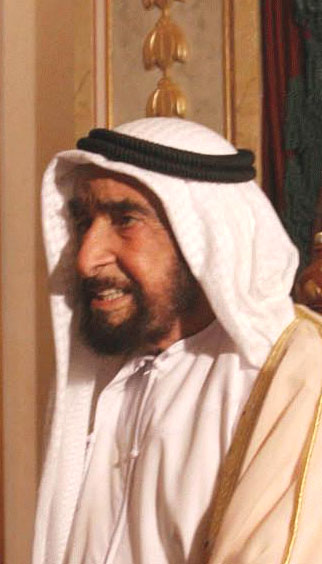
#> input picture uae-ideas/src/zayed_ABr_AntonioMilena.jpg, 322 x 564 px
$ python draw_zayed_illustration.py
#> lines starting #> are read from the running program, lines starting #| are printed output that depends on the picture; after the words box and inside, x2 and y2 are one past the last pixel; in counts of white or black regions, pixels touching at a corner belong together
"""Hand-placed flat illustration of Sheikh Zayed (3/4 view, smiling), drawn over the reference photo
zayed_ABr_AntonioMilena.jpg (Antonio Milena / Agencia Brasil, Wikimedia Commons, attribution licence).

Output: zayed_stencil.png  (0 = background / red panel, 128 = black, 255 = white)
        zayed_overlay.png  (check image: the drawing on top of the photo)
Coordinates are in the photo scaled 3x (966 x 1692 px). Lines are ~0.55 mm wide at the plate size.
"""
import os
import numpy as np
from PIL import Image, ImageDraw, ImageFilter

HERE = os.path.dirname(os.path.abspath(__file__))
W, H = 966, 1692
LW = 17          # line width in px (~0.55 mm when the portrait is ~38 mm tall)


def smooth(pts, n=3, closed=True):
    p = np.asarray(pts, float)
    for _ in range(n):
        q = np.roll(p, -1, axis=0) if closed else p[1:]
        a = p if closed else p[:-1]
        new = np.empty((len(a) * 2, 2))
        new[0::2] = 0.75 * a + 0.25 * q
        new[1::2] = 0.25 * a + 0.75 * q
        p = new if closed else np.vstack([p[0], new, p[-1]])
    return [tuple(x) for x in p]


# ---- shapes (x, y) ----
GHUTRA = [(300, 372), (400, 345), (510, 338), (610, 350), (690, 392), (745, 450), (775, 520), (810, 600),
          (850, 690), (885, 790), (900, 890), (890, 990), (870, 1100), (860, 1230), (870, 1380), (880, 1500),
          (190, 1500), (195, 1350), (185, 1200), (165, 1050), (148, 900), (135, 760), (130, 640), (145, 545),
          (185, 470), (235, 425)]
AGAL = [(238, 470), (262, 418), (320, 392), (420, 398), (530, 418), (640, 440), (730, 458), (768, 482),
        (770, 525), (730, 538), (640, 525), (530, 500), (420, 478), (330, 470), (272, 490)]
FACE = [(212, 565), (262, 530), (330, 516), (410, 520), (470, 556), (505, 625), (535, 705), (565, 790),
        (600, 880), (622, 955), (600, 1010), (530, 1048), (430, 1066), (335, 1052), (262, 1012), (226, 950),
        (214, 895), (238, 858), (222, 835), (236, 815), (226, 795), (246, 745), (236, 690), (214, 640),
        (206, 600)]
BEARD = [(236, 818), (300, 812), (360, 826), (420, 800), (470, 776), (500, 735), (530, 790), (565, 870),
         (595, 950), (600, 1005), (528, 1046), (430, 1064), (336, 1050), (264, 1010), (228, 948), (215, 895),
         (238, 860)]
TEETH = [(270, 860), (320, 842), (378, 846), (398, 866), (365, 890), (310, 896), (276, 884)]
BROW_R = [(318, 612), (365, 600), (420, 612), (450, 632), (420, 630), (370, 622), (322, 628)]
BROW_L = [(216, 600), (250, 596), (285, 606), (280, 618), (248, 612), (218, 614)]
EYE_R = [(345, 662), (375, 648), (410, 652), (428, 668), (402, 676), (368, 676)]
EYE_L = [(232, 650), (256, 644), (276, 652), (262, 662), (240, 662)]
NOSE = [(300, 690), (296, 740), (282, 785), (300, 806), (330, 804)]
SMILE = [(430, 760), (448, 800), (446, 840)]
RIM = [(205, 600), (214, 560), (262, 528), (330, 514), (410, 518), (472, 555), (506, 625), (536, 705),
       (566, 790), (602, 880), (624, 955), (604, 1012)]
FOLDS = [[(780, 640), (820, 760), (840, 880), (835, 990)],
         [(175, 620), (170, 760), (185, 900), (205, 1050)],
         [(650, 1120), (700, 1250), (720, 1400)]]
COLLAR = [[(430, 1066), (440, 1160), (446, 1260)], [(530, 1048), (500, 1110), (460, 1180)]]


def draw():
    lab = Image.new("L", (W, H), 0)
#> lab: PIL image 966x1692 L; every value is 0
    d = ImageDraw.Draw(lab)
    d.polygon(smooth(GHUTRA), fill=255)
    d.polygon(smooth(FACE), fill=255)
    d.line(smooth(GHUTRA) + [smooth(GHUTRA)[0]], fill=128, width=LW, joint="curve")   # outline
    d.polygon(smooth(AGAL), fill=128)
    d.polygon(smooth(BEARD), fill=128)
    d.polygon(smooth(TEETH), fill=255)
    for poly in (BROW_R, BROW_L, EYE_R, EYE_L):
        d.polygon(smooth(poly, 2), fill=128)
    for line in [NOSE, SMILE, RIM] + FOLDS + COLLAR:
        d.line(smooth(line, 3, closed=False), fill=128, width=LW, joint="curve")
    a = np.array(lab)
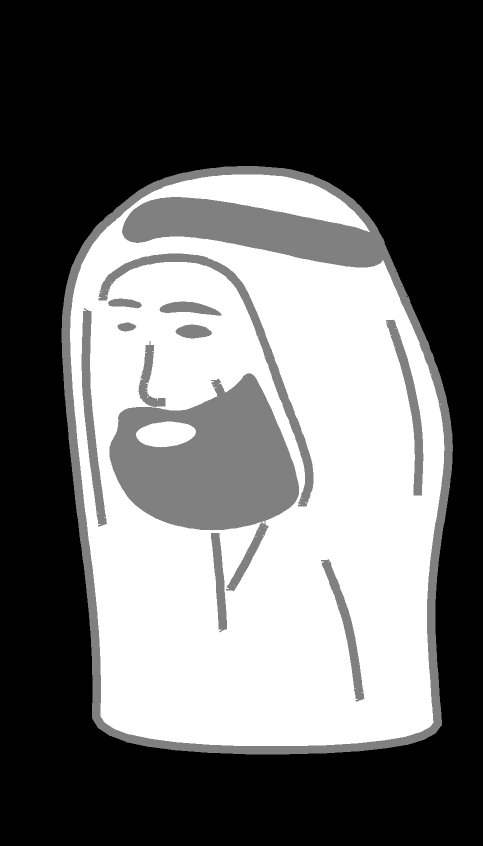
#> a: shape (1692, 966) (shown at 1/2 size); min 0, max 255, mean 106.4
    a[1500:] = 0
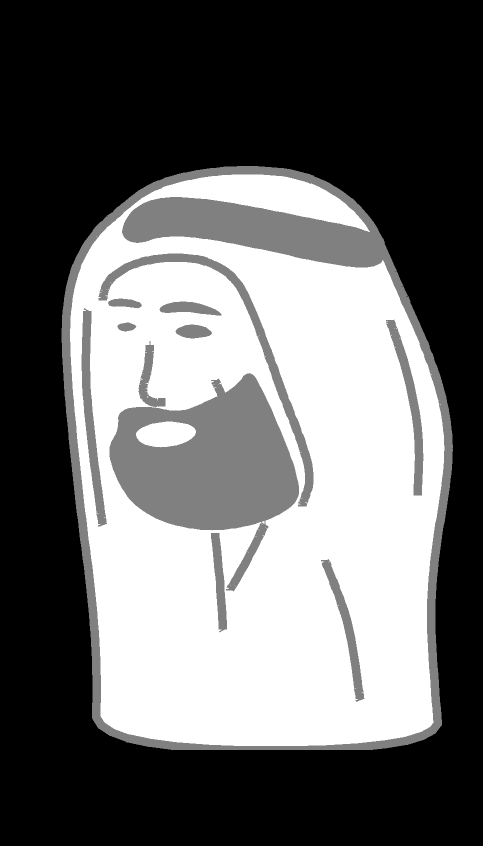
#> a: shape (1692, 966) (shown at 1/2 size); 0.15% of pixels changed, all inside (x1, y1, x2, y2) = (350, 1500, 737, 1509)
    # clean jaggies: smooth each class a little
    out = np.zeros_like(a)
    for v in (128, 255):
        m = Image.fromarray(((a >= v) * 255).astype(np.uint8)).filter(ImageFilter.GaussianBlur(2))
        out[np.array(m) > 127] = v
#> this loop made 2 passes
#> pass 1, in draw, `m = Image.fromarray(((a >= v) * 255).astype(np.uint8)).filter(ImageFil..`:
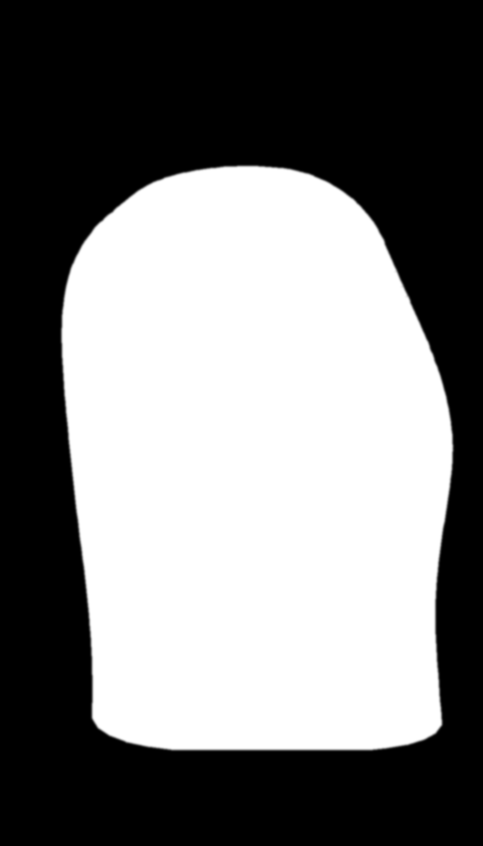
#> m: PIL image 966x1692 L (shown at 1/2 size); min 0, max 255, mean 123.1
#> pass 2, in draw, `m = Image.fromarray(((a >= v) * 255).astype(np.uint8)).filter(ImageFil..`:
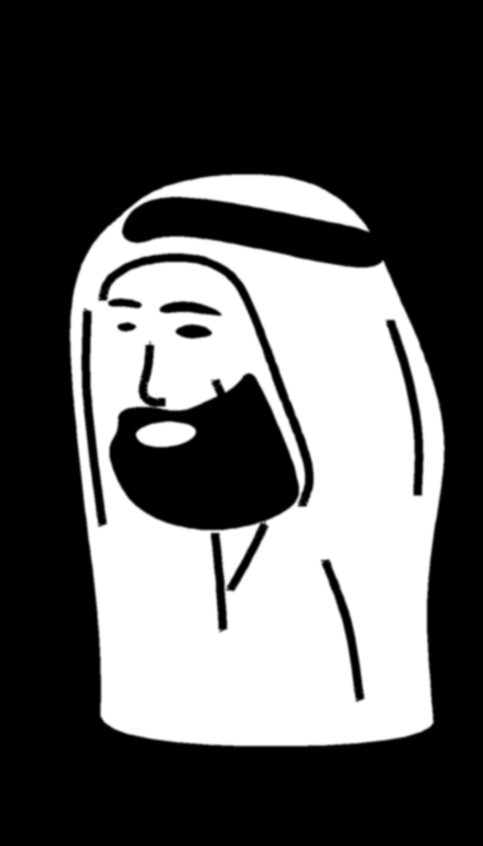
#> m: PIL image 966x1692 L (shown at 1/2 size); min 0, max 255, mean 89.2
    return out


if __name__ == "__main__":
    st = draw()
    Image.fromarray(st).save(os.path.join(HERE, "zayed_stencil.png"))
    photo = Image.open(os.path.join(HERE, "zayed_ABr_AntonioMilena.jpg")).convert("RGB").resize((W, H))
    col = np.array(photo) // 2
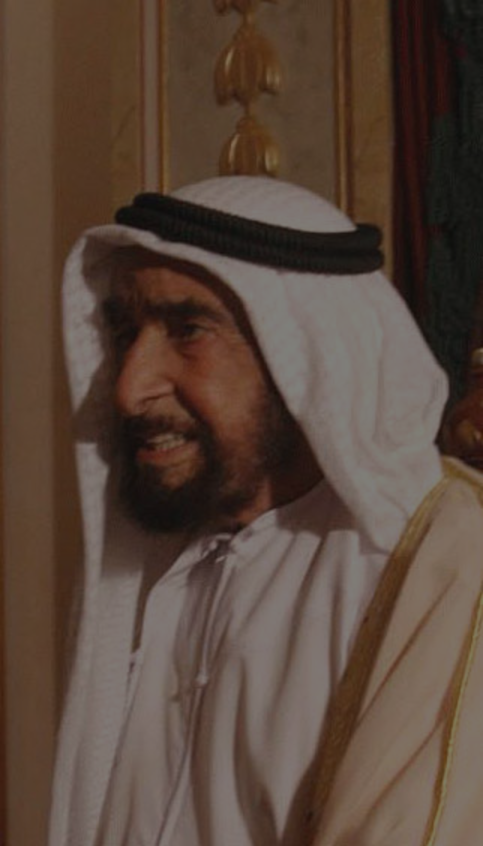
#> col: shape (1692, 966, 3) (shown at 1/2 size); mean R, G, B 88.7, 70.2, 58.7
    col[st == 128] = (20, 20, 20)
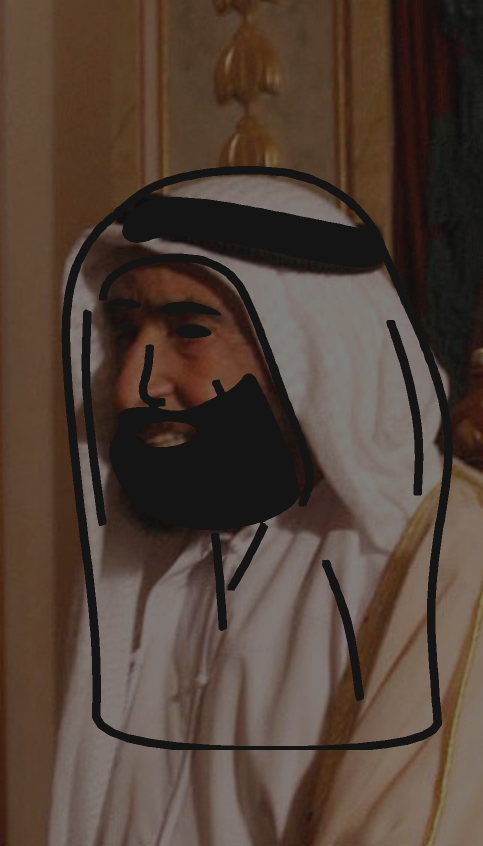
#> col: shape (1692, 966, 3) (shown at 1/2 size); 13.32% of pixels changed, all inside (x1, y1, x2, y2) = (123, 332, 906, 1500)
    col[st == 255] = (245, 245, 245)
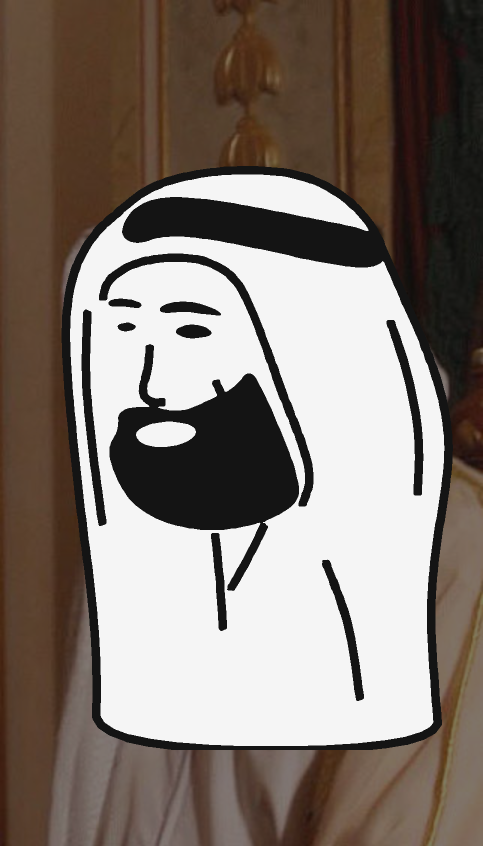
#> col: shape (1692, 966, 3) (shown at 1/2 size); mean R, G, B 131.7, 121.1, 113.4
    Image.fromarray(col.astype(np.uint8)).save(os.path.join(HERE, "zayed_overlay.png"))
    print("ok")
